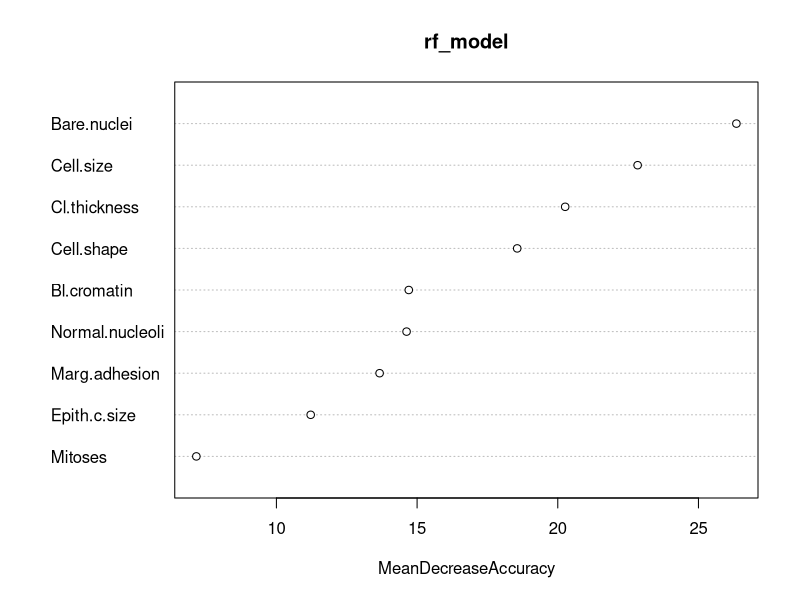
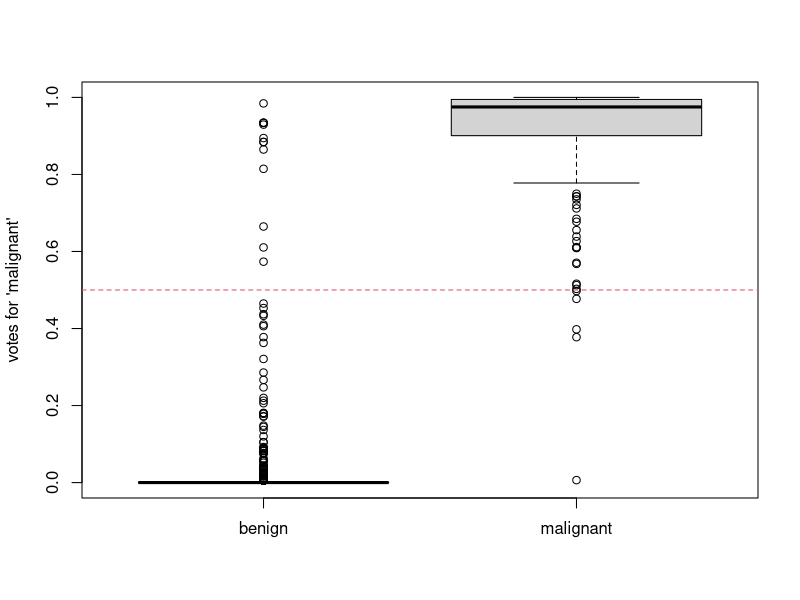

The R script that drew these images, in order:
#' ---
#' title: "Random Forest in R"
#' author: "JR Ferrer-Paris"
#' date: "02/08/2021"
#' tags: [UNSW coders, Workshop]
#' abstract: |
#'   This document will walk you through examples to fit random forest models for classification using the _randomForest_ package and two different datasets. This is part of the UNSW codeRs workshop: _Introduction to Classification Trees and Random Forests in R_ at https://github.com/UNSW-codeRs/workshop-random-forests
#' 
#'   UNSW codeRs is a student and staff run community dedicated for ‘R’ users for anyone who wants to further develop their coding skills. It is our goal to create a safe and open space for members to share and gain new experiences relating to R, coding and statistics.
#' 
#'   https://unsw-coders.netlify.app/
#' output:
#'     pdf_document:
#'         template: NULL
#' editor_options:
#'   chunk_output_type: console
#' ---
#' 
#' ## Overview
#' 
#' The random forest algorithm seeks to improve on the performance of a single decision tree by taking the average of many trees. Thus, a random forest can be viewed as an **ensemble** method, or model averaging approach.
#' 
#' Random forests use **bagging** and **variable randomization** to create different conditions for each tree. As a result, the average of these trees tends to be more accurate overall than a single tree.
#' 
#' ## What data do we need?
#' 
#' The same as any regular classification decision tree!
#' 
#' - Y: The output or response variable is a categorical variable with two or more classes (in R: factor with two or more levels)
#' - X: A set of predictors or features, might be a mix of continuous and categorical variables, they should not have any missing values
#' 
#' ### Load data
#' 
#' Here we will work again with two examples.
#' 
#' First, we will use the _iris_ dataset from base R. This dataset has 150 observations with four measurements (continuous variables) for three species (categorical variable with three categories):
#'  
## ----dataset1-------------------------------------------------------------------
data(iris)
str(iris)

#' 
#' As a second example we will use the Breast Cancer dataset from the _mlbench_ package. This dataset has 699 observations with 9 nominal or ordinal variables describing cell properties and the output or target variable is the class of tumor with two possible values: bening or malignant:
#' 
## ----dataset2-------------------------------------------------------------------
require(mlbench)
data(BreastCancer)
str(BreastCancer)

#' 
#' 
#' ## What package to use
#' 
#' Random Forests are implemented in several packages:
#' 
#' - _randomForest_: Breiman and Cutler's Random Forests for Classification and Regression
#' - _ranger_: A Fast Implementation of Random Forests
#' - _party_: A Laboratory for Recursive Partytioning
#' - _RandomForestsGLS_: Random Forests for Dependent Data
#' - _randomForestSRC_: Fast Unified Random Forests for Survival, Regression, and Classification (RF-SRC)
#' - _Rborist_: Extensible, Parallelizable Implementation of the Random Forest Algorithm
#' - etc.
#' 
#' Some helper packages are:
#' 
#' - _randomForestExplainer_: Explaining and Visualizing Random Forests in Terms of Variable Importance
#' - _vip_: Variable Importance Plots
#' - _varImp_: Variable Importance Plots
#' - _caret_: Classification and Regression Training
#' - _tidymodels_: tidy model framework (model workflows)
#' 
#' ### Load packages
#' 
#' Here we will work with package _randomForest_.
#' 
## ----load_packages--------------------------------------------------------------
library(randomForest)

#' 
#' 
#' ## Fit a model
#' 
#' ### _iris_ dataset
#' Let's start with a familiar dataset. Fitting the model is very straightforward.
#' 
## ----rf_iris--------------------------------------------------------------------
set.seed(3)
rf_model = randomForest(Species ~ ., data = iris, ntree=30)

#' 
#' The `print` method shows basic information about the fitted model:
## ----rf_iris_print--------------------------------------------------------------
print(rf_model)

#' 
#' We will go through these output in more detail, but first take a look at the  "OOB estimate of error rate", this shows us how accurate our model is. $accuracy = 1 - error\ rate$. OOB stands for "out of bag" - and bag is short for "bootstrap aggregation". So OOB estimates performance by comparing the predicted outcome value to the actual value across all trees using only the observations that were not part of the training data for that tree.
#' 
#' #### Tree complexity 
#' 
#' Ok, now let's look at the top of the output: `Number of trees: 30`. 
#' So a forest is made up of trees, right? Let's see tree number three:
#' 
## ----rf_iris_get_tree-----------------------------------------------------------
getTree(rf_model, 3, labelVar=TRUE)

#' 
#' This is not very user friendly... but normally we would focus on the forest rather than the individual trees.
#' 
#' Key question here is, why are these trees so complex compared to the ones we saw before? We can control the complexity of the trees with `nodesize` and `maxnode` parameters. For example a large node size and small number of nodes will result in simpler/shorter trees, but this could affect OOB error rates:
#' 
## ----rf_tuning1-----------------------------------------------------------------
rf2 = randomForest(Species ~ ., data = iris, ntree=30, nodesize=20, maxnodes=5)
print(rf2)
getTree(rf2, 3, labelVar=TRUE)

#' 
#' #### Variable randomization 
#' 
#' We can also control the complexity by tweaking the`number of variables sampled in each split` with the parameter `mtry`. By default `randomForest` will test one third of the variables in each split and choose the best one. Here we can force it to use four variables each time:
#' 
## ----rf_tuning2-----------------------------------------------------------------
rf3 = randomForest(Species ~ ., data = iris, ntree=30, mtry=4)
print(rf3)

#' 
#' #### Tuning hyper-parameters 
#' 
#' These three hyper-parameters (`maxnode`, `nodesize` and `mtry`) can be tuned to get better results:
#' 
## ----rf_tuning3-----------------------------------------------------------------
for (ns in c(5,25)) {
  for (mn in c(5,15)) {
    for (mt in c(2,4)) {
      rf1 <- randomForest(Species ~ ., data = iris, nodesize=ns, maxnodes=mn, mtry=mt, ntree=30)
      cat(sprintf("nodesize=%02d maxnodes=%02d mtry=%s OOB-error=%0.4f\n", ns, mn,mt, rf1$err.rate[30,"OOB"]))
    }
  }
}

#' 
#' However this is subject to variability due to randomness, and a better fine-tuning requires several replicate runs of each combinations. Some functions  can be used to do this more efficiently, for example `randomForest::tuneRF` or the workflow in packages `caret` or `tidymodels`.
#' 
#' ### _Breast cancer_ dataset
#' 
#' Let's look at the more complex example of breast cancer dataset to look at other aspects of the randomForest object.
#' 
## ----rf_breast_cancer-----------------------------------------------------------
set.seed(83)

BC.data <- subset(BreastCancer[,-1],!is.na(Bare.nuclei))

rf_model = randomForest(Class ~ ., data = BC.data,importance=TRUE)
print(rf_model)

#' 
#' #### Variable importance 
#' 
#' Random Forest estimates variable importance in two different ways: one is by comparing the accuracy of the original prediction with the accuracy of a prediction based on a randomly shuffled (permuted) variable. If a variable is important then the model's accuracy will suffer a large drop when it is randomly shuffled. But if the accuracy is similar, then the variable is not important to the model.
#' 
#' The second measure is the total decrease in node impurities from splitting on the variable, averaged over all trees. For classification, the node impurity is measured by the [Gini index](https://en.wikipedia.org/wiki/Gini_coefficient). It's basically a measure of diversity or dispersion - a higher gini means the model is classifying better.
#' 
## ----rf_variable_importance-----------------------------------------------------
importance(rf_model)

#' 
#' Notice for example that `Bl.cromatin` and `Normal.nucleoli` have similar values of mean decrease in overall accuracy when permuted, but they have different importance for each class.
#' 
#' The `varImpPlot` function can be used to produce a plot, use `type=1` for `MeanDecreaseAccuracy` and `type=2` for `MeanDecreaseGini`.
#' 
## ----rf_plot_importance---------------------------------------------------------
varImpPlot(rf_model,type=1)

#' 
#' #### Confusion matrix and votes
#' 
#' Now let's look at the prediction for each observation. The confusion matrix compares observed with predicted values and shows the classification error for each class.
#' 
## ----rf_confusion_matrix--------------------------------------------------------
rf_model$confusion

#' 
#' The classification error is very low, but we might be interested in exploring those cases of misclassification (we don't want a malign tumor to be misclassified). Each observation has a number of OOB predictions, these are considered "votes" for a class, and the observation is assigned to the class with the majority of votes. Let's look at the _votes_ object for this model:
#' 
## ----rf_votes-------------------------------------------------------------------
head(rf_model$votes)

#' 
#' We can compare the votes for the second class ('malignant') and compare them between the two classes:
#' 
## ----rf_votes_boxplot-----------------------------------------------------------
boxplot(rf_model$votes[,2]~rf_model$y,xlab="",ylab="votes for 'malignant'")
abline(h=0.5,lty=2,col=2)

#' 
#' Using a lower threshold (for example 0.4 or 0.3) to classify a tumor as malignant would reduce the false negative rate, but increase false positive rate. 
#' 
#' There are other machine-learning methods that focus on improving the performance for these hard-to-classify observations, but this would be a subject for another workshop!
#' 
#' ## Post-scriptum
#' 
#' #### Additional resources
#' 
#' - Davis David [**Random Forest Classifier Tutorial: How to Use Tree-Based Algorithms for Machine Learning**](https://www.freecodecamp.org/news/how-to-use-the-tree-based-algorithm-for-machine-learning/)
#' - Evan Muzzall and Chris Kennedy [**Introduction to Machine Learning in R**](https://dlab-berkeley.github.io/Machine-Learning-in-R/slides.html)
#' 
#' - Victor Zhou [**Random Forests for Complete Beginners**](https://victorzhou.com/blog/intro-to-random-forests/)
#' - Bradley Boehmke & Brandon Greenwell [**Hands-On Machine Learning with R**](https://bradleyboehmke.github.io/HOML/random-forest.html)
#' - Julia Kho [**Why Random Forest is My Favorite Machine Learning Model**](https://towardsdatascience.com/why-random-forest-is-my-favorite-machine-learning-model-b97651fa3706)
#' - JanBask Training [**A Practical guide to implementing Random Forest in R with example**](https://www.janbasktraining.com/blog/random-forest-in-r/)
#' 
#' #### Session information:
#' 
## ----sessionInfo----------------------------------------------------------------
sessionInfo()

